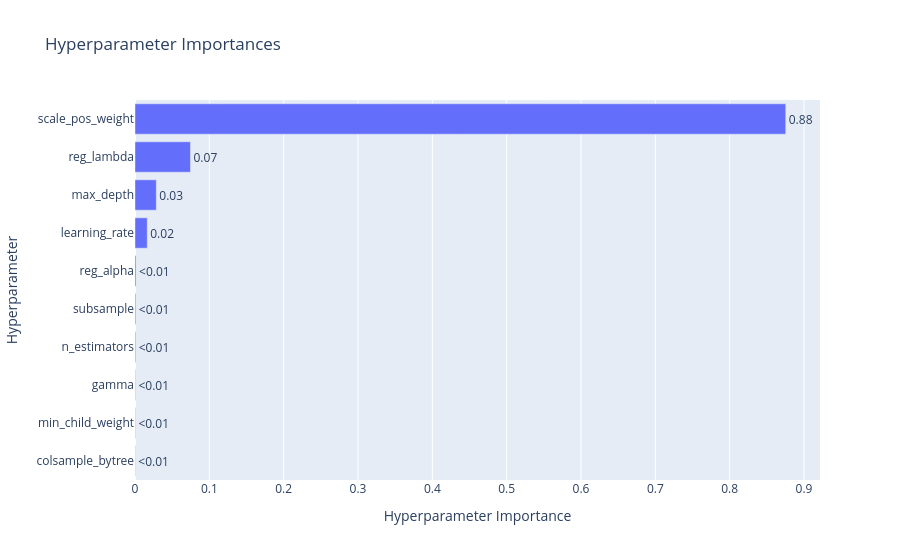

Here is the notebook cell this chart was saved with:
### Markdown cell above
En el gráfico anterior se observa como el modelo fue aprendiendo en sus 50 iteraciones, indicando la línea continua roja, el historial de los mejores hiperparametros que fue encontrando que maximicen el valor objetivo que en este caso fue la métrica F Beta score.

### Code cell
optuna.visualization.plot_param_importances(study)

### Figure 1 — Plotly figure (JSON) as saved in the notebook; plotly's stock layout.template omitted (floating-point values rounded to 4 significant figures)
{"data": [{"cliponaxis": false, "hovertemplate": ["colsample_bytree (FloatDistribution): 0.0003709072902565904<extra></extra>", "min_child_weight (IntDistribution): 0.0004963186936881726<extra></extra>", "gamma (FloatDistribution): 0.0005377737595281148<extra></extra>", "n_estimators (IntDistribution): 0.0009483400560748993<extra></extra>", "subsample (FloatDistribution): 0.0010681966102301693<extra></extra>", "reg_alpha (FloatDistribution): 0.0013831410229457062<extra></extra>", "learning_rate (FloatDistribution): 0.016472473979160195<extra></extra>", "max_depth (IntDistribution): 0.02866301662251863<extra></extra>", "reg_lambda (FloatDistribution): 0.07461306052721199<extra></extra>", "scale_pos_weight (FloatDistribution): 0.8754467714383853<extra></extra>"], "name": "Objective Value", "orientation": "h", "text": ["<0.01", "<0.01", "<0.01", "<0.01", "<0.01", "<0.01", "0.02", "0.03", "0.07", "0.88"], "textposition": "outside", "type": "bar", "x": [0.0003709, 0.0004963, 0.0005378, 0.0009483, 0.001068, 0.001383, 0.01647, 0.02866, 0.07461, 0.8754], "y": ["colsample_bytree", "min_child_weight", "gamma", "n_estimators", "subsample", "reg_alpha", "learning_rate", "max_depth", "reg_lambda", "scale_pos_weight"]}], "layout": {"title": {"text": "Hyperparameter Importances"}, "xaxis": {"title": {"text": "Hyperparameter Importance"}}, "yaxis": {"title": {"text": "Hyperparameter"}}}}
